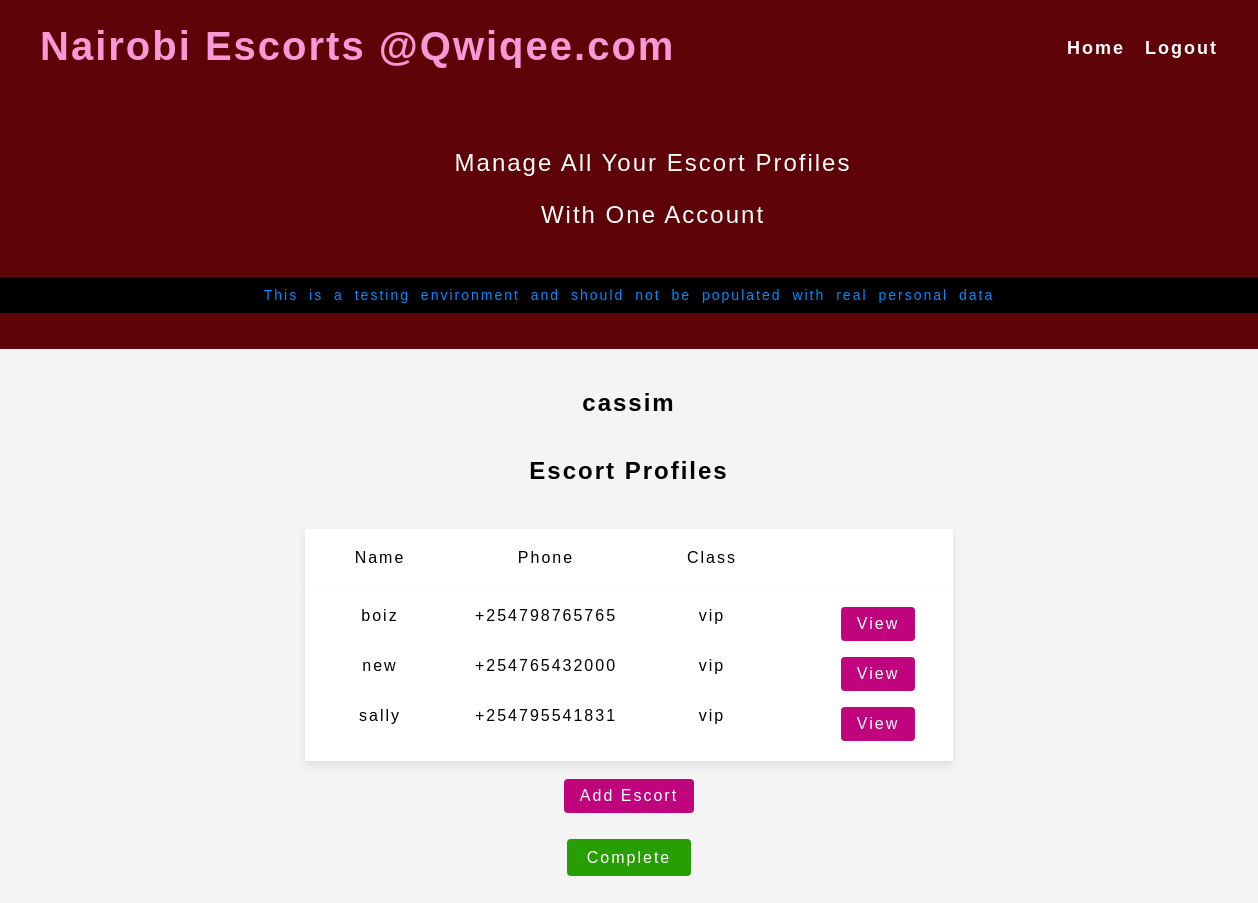
Before: /testnet/users/ (signed in) with the older database file.
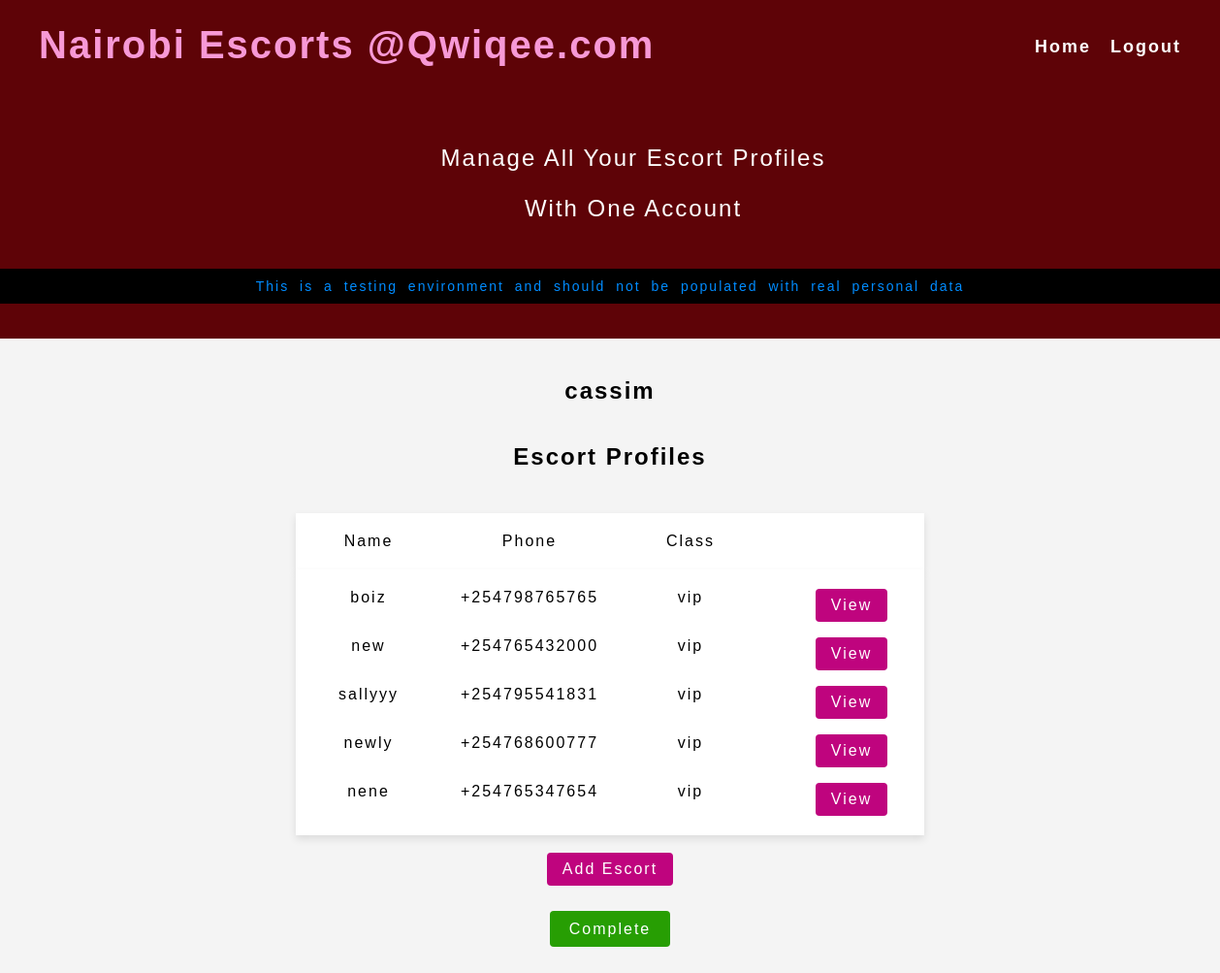
After: the same page with the newer database file.
### escorts/models.py (models this page shows, shortened)
class Escort(models.Model):
    name = LowercaseTextField(max_length=50)
    gender = LowercaseTextField(max_length=20)
    age = models.IntegerField()
    location = LowercaseTextField(max_length=50)
    address = LowercaseTextField(max_length=100, null=True, default=None, blank=True)
    phone_number = models.CharField(max_length=15, primary_key=True)
    skin_color = LowercaseTextField(max_length=100, null=True, default='chocolate', blank=False)
    body_type = LowercaseTextField(max_length=100, null=True, default='curvy', blank=True)
    escort_class = LowercaseTextField(max_length=100, null=True, default='vip', blank=True)
    created_by = models.ForeignKey(User, on_delete=models.SET_NULL, null=True, blank=True, related_name='escorts')
    date_created = models.DateTimeField(auto_now_add=True, null=True)
    bio = models.TextField(max_length=110, null=True, blank=False, default=None)
    county = models.ForeignKey(County, on_delete=models.SET_NULL, related_name='escorts', null=True, default=None, blank=True)
    town = models.ForeignKey(Town, on_delete=models.SET_NULL, related_name='escorts', null=True, default=None)

### users/views.py (the view)
# urls.py: path('', views.account, name='account'),
@login_required
def account(request):
    user = request.user
    escorts = Escort.objects.filter(created_by=request.user)
    context = {"user": user, "escorts": escorts}
    return render(request, 'users/account.html', context)

### users/templates/users/account.html (shortened to what this page needs)
<!DOCTYPE html>
<html lang="en">
<head>
    {% load static %}
    <link rel="stylesheet" href="{% static 'escorts/index.css' %}">
    <link rel="stylesheet" href="{% static 'users/account.css' %}">
    <link rel="stylesheet" href="{% static 'users/responsive.css' %}">
</head>
<body>
    <section id="header">
    <nav id="accounts-nav">
        <a href="{% url 'escorts:index' %}">
        <div class="nav-left">
            <div id="page-title">
                Nairobi Escorts @Qwiqee.com
            </div>
        </div>
        </a>
        <div class="nav-right">
            <div id="login-wrapper">
                <div>
                <a href="{% url 'escorts:index' %}" id="home">Home</a>
                </div>
            {% block login %}
                <div id="login"> <a href="{% url 'users:logout' %}" style="text-decoration: none;"> Logout </a></div>
            {% endblock %}
            </div>
        </div>
    </nav>
    <section class="description-section">
        <div id="description">
                <p>Manage All Your Escort Profiles</p>
                <p>With One Account</p>
        </div>
        <div style="font-size: 14px; letter-spacing: 2px; word-spacing: 5px; color: rgb(0, 140, 255);
        background: rgb(0, 0, 0); text-align: center; padding: 10px;">
            This is a testing environment and should not be populated with real personal data
        </div>
    </section>
    <br>
    <br>
    </section>
    {% block sections_wrapper %}
    <section id="agency-profile" class="profile-section flex-center-column">
        <div class="profile-heading flex-center-column">
            <div class="escort-name">
                <h1>{{ user.username }}</h1>
            </div>
        </div>
    </section>
    <section class="manage-escorts">
        <div class="section-heading">
            <h2>Escort Profiles</h2>
        </div>
        <div id="escorts-list">
            <div class="escorts-grid-headings">
                <div class="item">Name</div>
                <div class="item escort-phone">Phone</div>
                <div class="item escort-class">Class</div>
            </div>
            <div class="escorts-grid-contents">
                {% for escort in escorts %}
                    <div class="item">{{ escort.name }}</div>
                    <div class="item escort-phone">{{ escort.phone_number }}</div>
                    <div class="item escort-class">{{ escort.escort_class }}</div>
                    <a class="edit-escort" href="{% url 'escorts:profile' escort.phone_number %}">View</a>
                {% endfor %}
            </div>
        </div>
    </section>
    <section>
        <br>
        <div class="flex-center">
            <a href="{% url 'escorts:create_escort' %}" class="edit-escort">Add Escort</a>
        </div>
    </section>
    <section>
        <br>
        <br>
        <div>
            <a href="{% url 'escorts:index' %}" id="pay-button" class="big-green-button">Complete</a>
        </div>
    </section>
    {% endblock %}
    <br>
    <br>
</body>
</html>

### escorts/static/escorts/index.css (style rules this page uses)
:root { --dark-red: #5e0307; --light-red: #f5252f; --background-green: #279e03; --purple: #bf047e; --light-purple: #f799d6; --pink-background: #fae6f3; --purple-gray: #5e4455; --white: white; --black: black; }
body { margin: 0; letter-spacing: 2px; }
#page-title { text-align: center; font-size: 40px; font-weight: bold; color: var(--light-purple); padding: 16px; letter-spacing: 2px; }
nav { display: flex; flex-direction: row; justify-content: space-between; box-sizing: border-box; padding: 8px 24px; background: var(--dark-red); color: var(--white); width: 100%; }
#description { display: none; padding: 32px 24px 24px 24px; font-size: 18px; text-align: center; width: 100%; align-self: center; }
#login-wrapper { display: flex; align-items: flex-start; justify-content: center; gap: 20px; font-size: 18px; font-weight: bold; cursor: pointer; padding-top: 30px; letter-spacing: 2px; }
#home { font-size: 18px; }
a { text-decoration: none; color: var(--white); }

### users/static/users/account.css (style rules this page uses)
:root { --dark-red: #5e0307; --light-red: #f5252f; --background-green: #279e03; --purple: #bf047e; --light-purple: #f799d6; --pink-background: #fae6f3; --purple-gray: #5e4455; --white: white; --black: black; --background-light: #f4f4f4; --hover-green: #2e7d03; }
html { width: 100vw; }
body { font-family: sans-serif; margin: 0; padding: 0; display: flex; flex-direction: column; gap: 0px; justify-content: space-between; align-items: center; min-height: 100vh; width: 100vw; background-color: #f4f4f4; }
#header { background: var(--dark-red); width: 100vw; display: flex; flex-direction: column; align-items: center; justify-content: space-between; margin-bottom: 20px; }
.manage-escorts { display: flex; flex-direction: column; justify-content: center; align-items: center; gap: 24px; width: 90%; height: 100%; background-color: var(--background-light); }
.escorts-grid-headings { display: grid; grid-template-columns: repeat(4, minmax(150px, 1fr)); gap: 16px; justify-items: center; padding: 20px 0 20px 0; background-color: var(--white); box-shadow: 0 4px 8px rgba(0, 0, 0, 0.1); }
.escorts-grid-contents { display: grid; grid-template-columns: repeat(4, minmax(150px, 1fr)); gap: 16px; justify-items: center; padding: 20px 0 20px 0; background-color: var(--white); box-shadow: 0 4px 8px rgba(0, 0, 0, 0.1); }
.item { display: flex; flex-direction: column; justify-content: flex-start; align-items: flex-start; }
a { text-decoration: none; color: var(--white); }
.edit-escort { background-color: var(--purple); color: var(--white); padding: 8px 16px; border-radius: 4px; border: none; cursor: pointer; transition: background-color 0.3s ease; }
.big-green-button { background-color: var(--background-green); color: var(--white); padding: 10px 20px; font-size: 16px; border: none; border-radius: 4px; cursor: pointer; transition: background-color 0.3s ease; }
nav { padding-right: 40px; box-sizing: border-box; width: 100%; }
.flex-center-column { display: flex; flex-direction: column; align-items: center; justify-content: center; }
.flex-center { display: flex; align-items: center; justify-content: center; }
.description-section { width: 100%; background: var(--dark-red); }
#description { display: block; color: var(--white); font-size: 24px; }
.nav-right { text-align: center; }

### users/static/users/responsive.css (style rules this page uses)
#accounts-nav { display: flex; flex-wrap: wrap; }
p { white-space: wrap; }
#home { font-size: 18px; }

Changed rows visible on the page:
changed Escort "+254795541831": name "sally" → "sallyyy"
added Escort: name "newly", phone_number "+254768600777", escort_class "vip"
added Escort: name "nene", phone_number "+254765347654", escort_class "vip"
